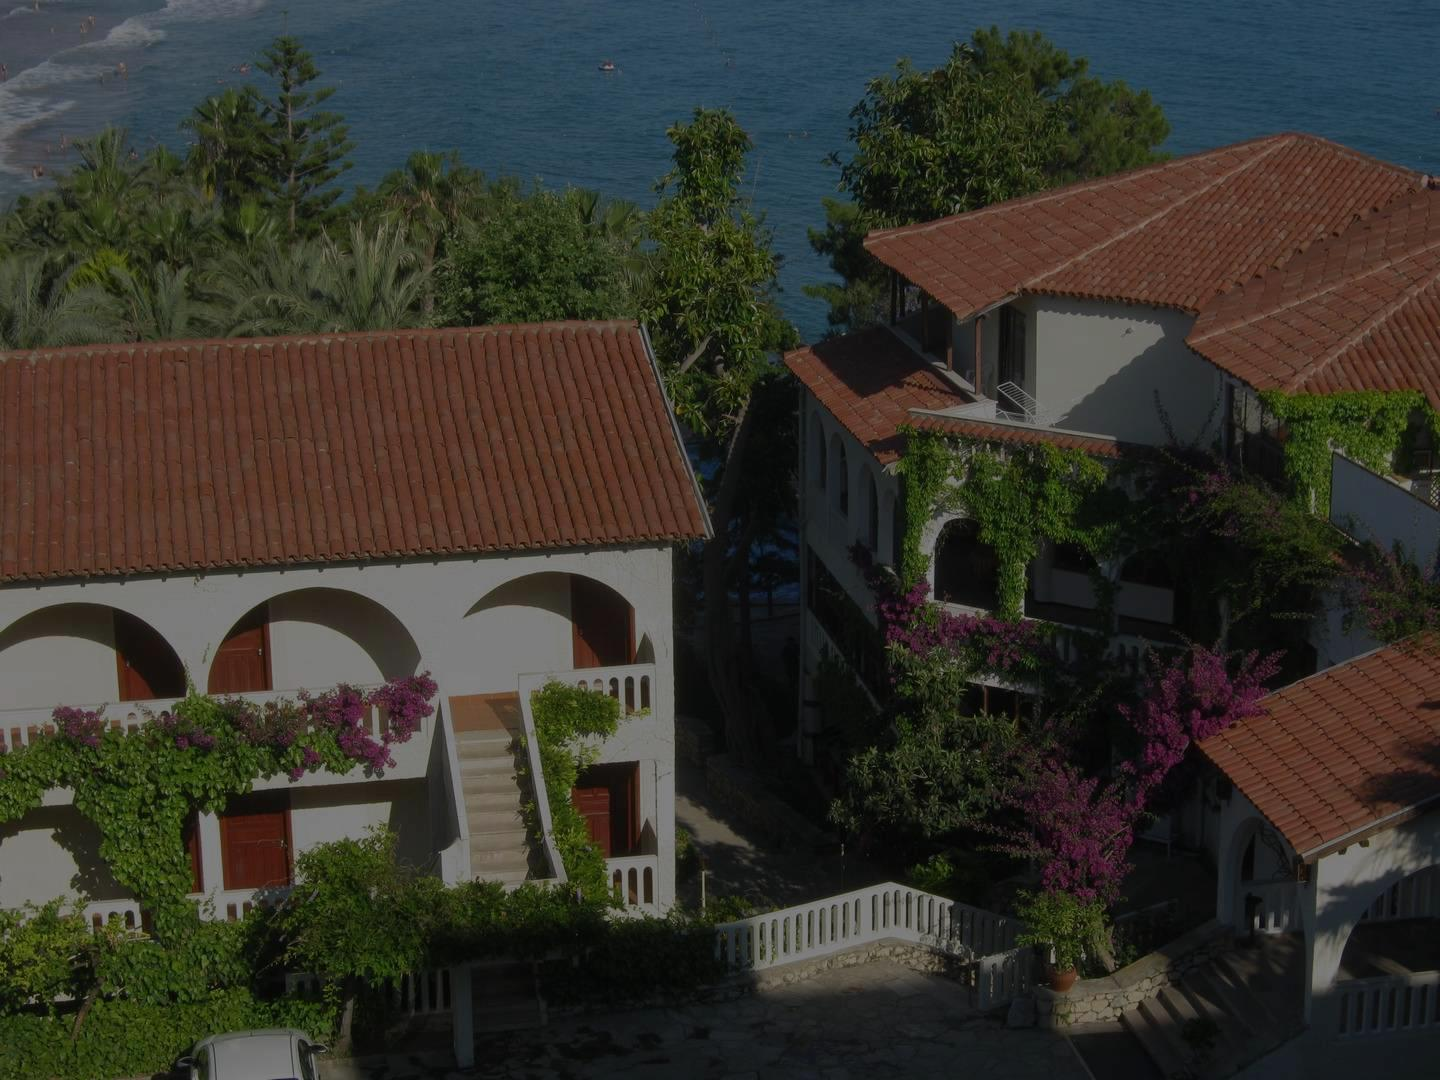

The script that saved this image:
import random
from PIL import Image, ImageDraw

image = Image.open("../roof.jpg")
draw = ImageDraw.Draw(image)
width  = image.size[0]
height = image.size[1]
pix = image.load()
for x in range(width):
        for y in range(height):
                r = round(pix[x, y][0]/2)
                g = round(pix[x, y][1]/2)
                b = round(pix[x, y][2]/2)
                draw.point((x, y), (r, g, b))
image.save("roofDark.jpg")
del draw
